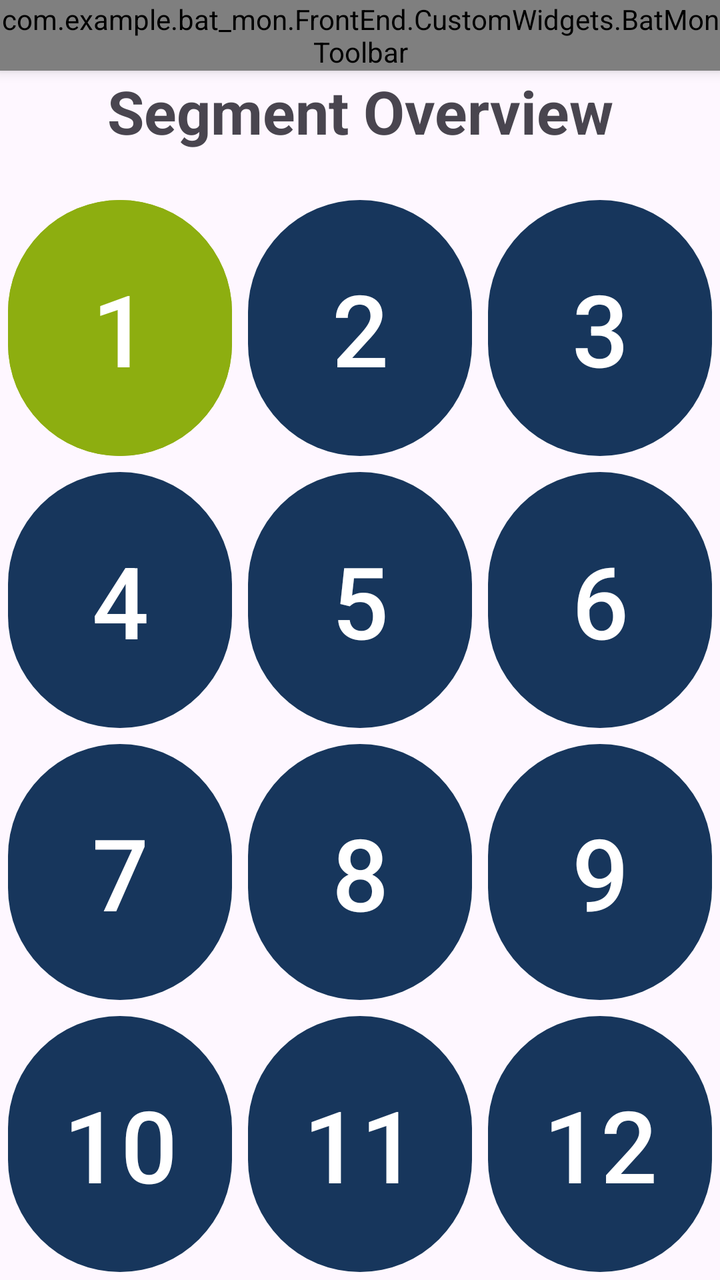
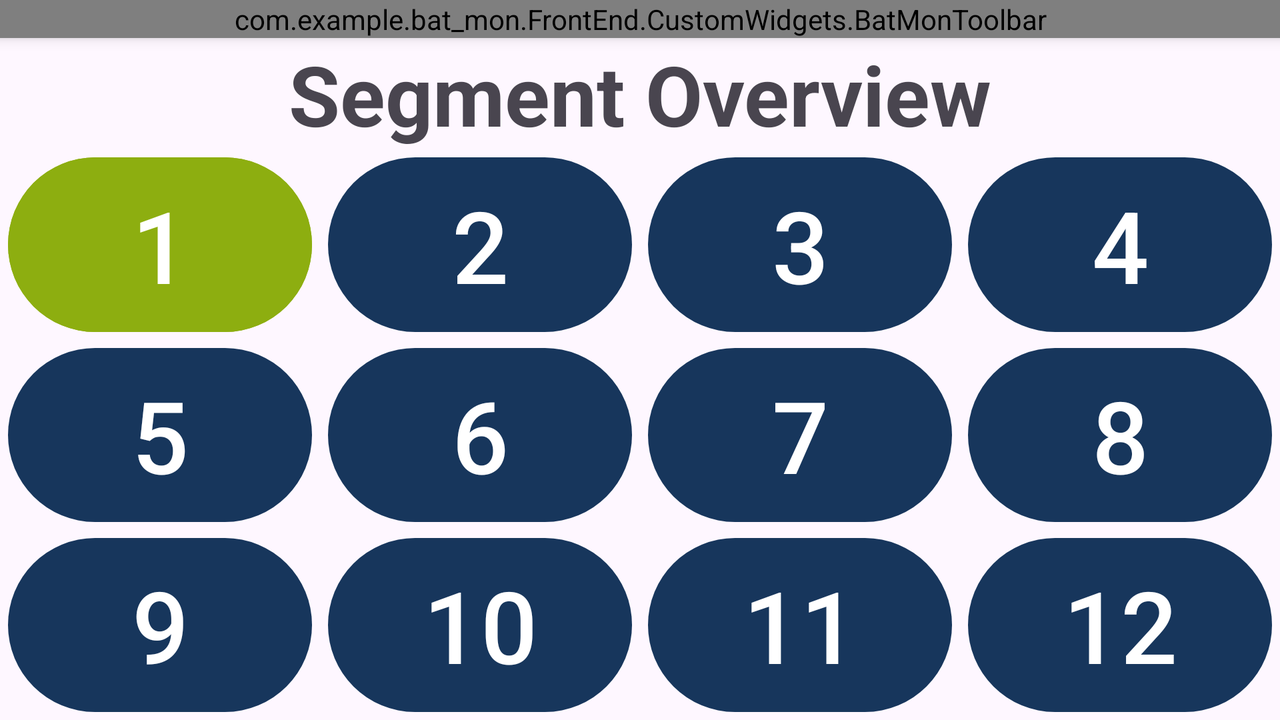

An Android layout and its configuration variant, each rendered on a device that would load it. The default file and the variant file are quoted in full after the pictures.
<!-- AndroidManifest.xml: application theme Theme.BATMon -->
<!-- res/layout/activity_pass_fail_page.xml -->
<?xml version="1.0" encoding="utf-8"?>
<androidx.constraintlayout.widget.ConstraintLayout xmlns:android="http://schemas.android.com/apk/res/android"
    xmlns:app="http://schemas.android.com/apk/res-auto"
    xmlns:tools="http://schemas.android.com/tools"
    android:id="@+id/main"
    android:layout_width="match_parent"
    android:layout_height="match_parent"
    tools:context=".FrontEnd.Pass_Fail_Page">

    <LinearLayout
        android:id="@+id/linearLayout"
        android:layout_width="match_parent"
        android:layout_height="match_parent"
        android:gravity="center_horizontal|center_vertical"
        android:orientation="vertical"
        app:layout_constraintStart_toStartOf="parent"
        app:layout_constraintTop_toTopOf="parent">

        <com.example.bat_mon.FrontEnd.CustomWidgets.BatMonToolbar
            android:id="@+id/toolbar"
            android:layout_width="match_parent"
            android:layout_height="wrap_content"
            android:background="?attr/colorPrimary"
            android:elevation="4dp"
            android:theme="@style/ThemeOverlay.AppCompat.Dark.ActionBar" />

        <TextView
            android:id="@+id/textView"
            android:layout_width="wrap_content"
            android:layout_height="match_parent"
            android:layout_weight="1.15"
            android:autoSizeMaxTextSize="50sp"
            android:autoSizeTextType="uniform"
            android:text="@string/HeadPassFail"
            android:textAlignment="center"
            android:textAllCaps="false"
            android:textSize="30sp"
            android:textStyle="bold" />

        <LinearLayout
            android:layout_width="match_parent"
            android:layout_height="match_parent"
            android:layout_weight="1"
            android:gravity="center"
            android:orientation="horizontal">

            <Button
                android:id="@+id/segment1"
                style="@android:style/Holo.ButtonBar"
                android:layout_width="match_parent"
                android:layout_height="match_parent"
                android:layout_marginStart="4dp"
                android:layout_marginEnd="4dp"
                android:layout_weight="1"
                android:onClick="openCID"
                android:text="@string/Segment1"
                android:textSize="50sp"
                android:backgroundTint="@color/rub_green"/>

            <Button
                android:id="@+id/segment2"
                style="@android:style/Holo.ButtonBar"
                android:layout_width="match_parent"
                android:layout_height="match_parent"
                android:layout_marginStart="4dp"
                android:layout_marginEnd="4dp"
                android:layout_weight="1"
                android:onClick="openCID"
                android:text="@string/Segment2"
                android:textSize="50sp" />

            <Button
                android:id="@+id/segment3"
                style="@android:style/Holo.ButtonBar"
                android:layout_width="match_parent"
                android:layout_height="match_parent"
                android:layout_marginStart="4dp"
                android:layout_marginEnd="4dp"
                android:layout_weight="1"
                android:onClick="openCID"
                android:text="@string/Segment3"
                android:textSize="50sp" />

        </LinearLayout>

        <LinearLayout
            android:layout_width="match_parent"
            android:layout_height="match_parent"
            android:layout_weight="1"
            android:orientation="horizontal">

            <Button
                android:id="@+id/segment4"
                style="@android:style/Holo.ButtonBar"
                android:layout_width="match_parent"
                android:layout_height="match_parent"
                android:layout_marginStart="4dp"
                android:layout_marginEnd="4dp"
                android:layout_weight="1"
                android:onClick="openCID"
                android:text="@string/Segment4"
                android:textSize="50sp" />

            <Button
                android:id="@+id/segment5"
                style="@android:style/Holo.ButtonBar"
                android:layout_width="match_parent"
                android:layout_height="match_parent"
                android:layout_marginStart="4dp"
                android:layout_marginEnd="4dp"
                android:layout_weight="1"
                android:onClick="openCID"
                android:text="@string/Segment5"
                android:textSize="50sp" />

            <Button
                android:id="@+id/segment6"
                style="@android:style/Holo.ButtonBar"
                android:layout_width="match_parent"
                android:layout_height="match_parent"
                android:layout_marginStart="4dp"
                android:layout_marginEnd="4dp"
                android:layout_weight="1"
                android:onClick="openCID"
                android:text="@string/Segment6"
                android:textSize="50sp" />

        </LinearLayout>

        <LinearLayout
            android:layout_width="match_parent"
            android:layout_height="match_parent"
            android:layout_weight="1"
            android:orientation="horizontal">

            <Button
                android:id="@+id/segment7"
                style="@android:style/Holo.ButtonBar"
                android:layout_width="match_parent"
                android:layout_height="match_parent"
                android:layout_marginStart="4dp"
                android:layout_marginEnd="4dp"
                android:layout_weight="1"
                android:onClick="openCID"
                android:text="@string/Segment7"
                android:textSize="50sp" />

            <Button
                android:id="@+id/segment8"
                android:layout_width="match_parent"
                android:layout_height="match_parent"
                android:layout_marginStart="4dp"
                android:layout_marginEnd="4dp"
                android:layout_weight="1"
                android:onClick="openCID"
                android:text="@string/Segment8"
                android:textSize="50sp" />

            <Button
                android:id="@+id/segment9"
                style="@android:style/Holo.ButtonBar"
                android:layout_width="match_parent"
                android:layout_height="match_parent"
                android:layout_marginStart="4dp"
                android:layout_marginEnd="4dp"
                android:layout_weight="1"
                android:onClick="openCID"
                android:text="@string/Segment9"
                android:textSize="50sp" />

        </LinearLayout>

        <LinearLayout
            android:layout_width="match_parent"
            android:layout_height="match_parent"
            android:layout_weight="1"
            android:orientation="horizontal">

            <Button
                android:id="@+id/segment10"
                style="@android:style/Holo.ButtonBar"
                android:layout_width="match_parent"
                android:layout_height="match_parent"
                android:layout_marginStart="4dp"
                android:layout_marginEnd="4dp"
                android:layout_weight="1"
                android:onClick="openCID"
                android:text="@string/Segment10"
                android:textSize="50sp" />

            <Button
                android:id="@+id/segment11"
                style="@android:style/Holo.ButtonBar"
                android:layout_width="match_parent"
                android:layout_height="match_parent"
                android:layout_marginStart="4dp"
                android:layout_marginEnd="4dp"
                android:layout_weight="1"
                android:onClick="openCID"
                android:text="@string/Segment11"
                android:textSize="50sp" />

            <Button
                android:id="@+id/segment12"
                style="@android:style/Holo.ButtonBar"
                android:layout_width="match_parent"
                android:layout_height="match_parent"
                android:layout_marginStart="4dp"
                android:layout_marginEnd="4dp"
                android:layout_weight="1"
                android:onClick="openCID"
                android:text="@string/Segment12"
                android:textSize="50sp" />

        </LinearLayout>


    </LinearLayout>

</androidx.constraintlayout.widget.ConstraintLayout>
<!-- resources referenced by this layout -->
<resources>
  <color name="rub_green">#8dae10</color>
  <string name="HeadPassFail">Segment Overview</string>
  <string name="Segment1">1</string>
  <string name="Segment10">10</string>
  <string name="Segment11">11</string>
  <string name="Segment12">12</string>
  <string name="Segment2">2</string>
  <string name="Segment3">3</string>
  <string name="Segment4">4</string>
  <string name="Segment5">5</string>
  <string name="Segment6">6</string>
  <string name="Segment7">7</string>
  <string name="Segment8">8</string>
  <string name="Segment9">9</string>
  <style name="Theme.BATMon" parent="Base.Theme.BATMon" />
  <style name="Base.Theme.BATMon" parent="Theme.Material3.DayNight.NoActionBar">
          
          
          <item name="colorPrimary">@color/rub_blue</item>
          <item name="colorAccent">@color/rub_green</item>
          <item name="android:colorControlHighlight">@color/white</item>
      </style>
  <color name="rub_blue">#17365C</color>
  <color name="white">#FFFFFFFF</color>
</resources>
<!-- res/layout-land/activity_pass_fail_page.xml (the repository's variant of the layout above) -->
<!-- drawn on the phone turned sideways -->
<?xml version="1.0" encoding="utf-8"?>
<androidx.constraintlayout.widget.ConstraintLayout xmlns:android="http://schemas.android.com/apk/res/android"
    xmlns:app="http://schemas.android.com/apk/res-auto"
    xmlns:tools="http://schemas.android.com/tools"
    android:layout_width="match_parent"
    android:layout_height="match_parent">

    <androidx.constraintlayout.widget.ConstraintLayout
        android:id="@+id/main"
        android:layout_width="match_parent"
        android:layout_height="match_parent"
        tools:context=".FrontEnd.Pass_Fail_Page">

        <LinearLayout
            android:id="@+id/linearLayout"
            android:layout_width="match_parent"
            android:layout_height="match_parent"
            android:gravity="center_horizontal|center_vertical"
            android:orientation="vertical"
            app:layout_constraintStart_toStartOf="parent"
            app:layout_constraintTop_toTopOf="parent">

            <com.example.bat_mon.FrontEnd.CustomWidgets.BatMonToolbar
                android:id="@+id/toolbar"
                android:layout_width="match_parent"
                android:layout_height="wrap_content"
                android:background="?attr/colorPrimary"
                android:elevation="4dp"
                android:theme="@style/ThemeOverlay.AppCompat.Dark.ActionBar" />

            <TextView
                android:id="@+id/textView"
                android:layout_width="match_parent"
                android:layout_height="match_parent"
                android:layout_weight="1.15"
                android:autoSizeMaxTextSize="50sp"
                android:autoSizeTextType="uniform"
                android:text="@string/HeadPassFail"
                android:textAlignment="center"
                android:textAllCaps="false"
                android:textSize="34sp"
                android:textStyle="bold" />

            <LinearLayout
                android:layout_width="match_parent"
                android:layout_height="match_parent"
                android:layout_weight="1"
                android:gravity="center"
                android:orientation="horizontal">

                <Button
                    android:id="@+id/segment1"
                    style="@android:style/Holo.ButtonBar"
                    android:layout_width="match_parent"
                    android:layout_height="match_parent"
                    android:layout_marginStart="4dp"
                    android:layout_marginEnd="4dp"
                    android:layout_weight="1"
                    android:backgroundTint="@color/rub_green"
                    android:onClick="openCID"
                    android:text="@string/Segment1"
                    android:textSize="50sp" />

                <Button
                    android:id="@+id/segment2"
                    style="@android:style/Holo.ButtonBar"
                    android:layout_width="match_parent"
                    android:layout_height="match_parent"
                    android:layout_marginStart="4dp"
                    android:layout_marginEnd="4dp"
                    android:layout_weight="1"
                    android:onClick="openCID"
                    android:text="@string/Segment2"
                    android:textSize="50sp" />

                <Button
                    android:id="@+id/segment3"
                    style="@android:style/Holo.ButtonBar"
                    android:layout_width="match_parent"
                    android:layout_height="match_parent"
                    android:layout_marginStart="4dp"
                    android:layout_marginEnd="4dp"
                    android:layout_weight="1"
                    android:onClick="openCID"
                    android:text="@string/Segment3"
                    android:textSize="50sp" />

                <Button
                    android:id="@+id/segment4"
                    style="@android:style/Holo.ButtonBar"
                    android:layout_width="match_parent"
                    android:layout_height="match_parent"
                    android:layout_marginStart="4dp"
                    android:layout_marginEnd="4dp"
                    android:layout_weight="1"
                    android:onClick="openCID"
                    android:text="@string/Segment4"
                    android:textSize="50sp" />

            </LinearLayout>

            <LinearLayout
                android:layout_width="match_parent"
                android:layout_height="match_parent"
                android:layout_weight="1"
                android:orientation="horizontal">

                <Button
                    android:id="@+id/segment5"
                    style="@android:style/Holo.ButtonBar"
                    android:layout_width="match_parent"
                    android:layout_height="match_parent"
                    android:layout_marginStart="4dp"
                    android:layout_marginEnd="4dp"
                    android:layout_weight="1"
                    android:onClick="openCID"
                    android:text="@string/Segment5"
                    android:textSize="50sp" />

                <Button
                    android:id="@+id/segment6"
                    style="@android:style/Holo.ButtonBar"
                    android:layout_width="match_parent"
                    android:layout_height="match_parent"
                    android:layout_marginStart="4dp"
                    android:layout_marginEnd="4dp"
                    android:layout_weight="1"
                    android:onClick="openCID"
                    android:text="@string/Segment6"
                    android:textSize="50sp" />

                <Button
                    android:id="@+id/segment7"
                    style="@android:style/Holo.ButtonBar"
                    android:layout_width="match_parent"
                    android:layout_height="match_parent"
                    android:layout_marginStart="4dp"
                    android:layout_marginEnd="4dp"
                    android:layout_weight="1"
                    android:onClick="openCID"
                    android:text="@string/Segment7"
                    android:textSize="50sp" />

                <Button
                    android:id="@+id/segment8"
                    android:layout_width="match_parent"
                    android:layout_height="match_parent"
                    android:layout_marginStart="4dp"
                    android:layout_marginEnd="4dp"
                    android:layout_weight="1"
                    android:onClick="openCID"
                    android:text="@string/Segment8"
                    android:textSize="50sp" />

            </LinearLayout>

            <LinearLayout
                android:layout_width="match_parent"
                android:layout_height="match_parent"
                android:layout_weight="1"
                android:orientation="horizontal">

                <Button
                    android:id="@+id/segment9"
                    style="@android:style/Holo.ButtonBar"
                    android:layout_width="match_parent"
                    android:layout_height="match_parent"
                    android:layout_marginStart="4dp"
                    android:layout_marginEnd="4dp"
                    android:layout_weight="1"
                    android:onClick="openCID"
                    android:text="@string/Segment9"
                    android:textSize="50sp" />

                <Button
                    android:id="@+id/segment10"
                    style="@android:style/Holo.ButtonBar"
                    android:layout_width="match_parent"
                    android:layout_height="match_parent"
                    android:layout_marginStart="4dp"
                    android:layout_marginEnd="4dp"
                    android:layout_weight="1"
                    android:onClick="openCID"
                    android:text="@string/Segment10"
                    android:textSize="50sp" />

                <Button
                    android:id="@+id/segment11"
                    style="@android:style/Holo.ButtonBar"
                    android:layout_width="match_parent"
                    android:layout_height="match_parent"
                    android:layout_marginStart="4dp"
                    android:layout_marginEnd="4dp"
                    android:layout_weight="1"
                    android:onClick="openCID"
                    android:text="@string/Segment11"
                    android:textSize="50sp" />

                <Button
                    android:id="@+id/segment12"
                    style="@android:style/Holo.ButtonBar"
                    android:layout_width="match_parent"
                    android:layout_height="match_parent"
                    android:layout_marginStart="4dp"
                    android:layout_marginEnd="4dp"
                    android:layout_weight="1"
                    android:onClick="openCID"
                    android:text="@string/Segment12"
                    android:textSize="50sp" />

            </LinearLayout>


        </LinearLayout>

    </androidx.constraintlayout.widget.ConstraintLayout>
</androidx.constraintlayout.widget.ConstraintLayout>
